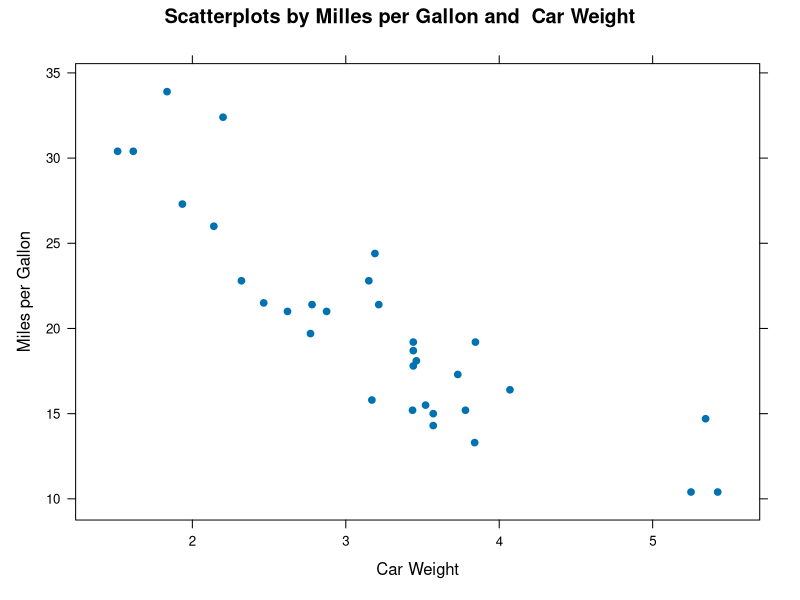

Source code (R):
library(lattice)
xyplot(mtcars$mpg~mtcars$wt, 
    main="Scatterplots by Milles per Gallon and  Car Weight", 
    xlab="Car Weight", ylab="Miles per Gallon", pch=19)
